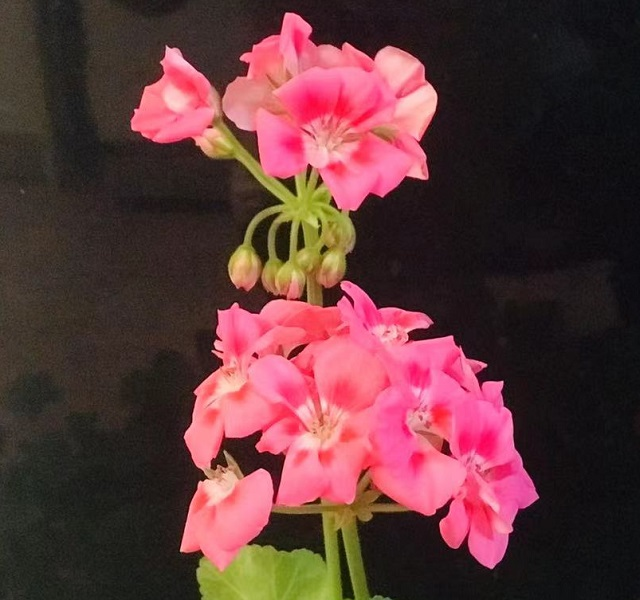
#> input picture res/flower001.jpg, 640 x 600 px
$ python Canny.py
#> lines starting #> are read from the running program, lines starting #| are printed output that depends on the picture; after the words box and inside, x2 and y2 are one past the last pixel; in counts of white or black regions, pixels touching at a corner belong together
import cv2

def nothing(x):
    pass

def canny_edge_detection():
    lower, upper = 100, 200
    image = cv2.imread("../res/flower001.jpg")
#> image is the input picture: shape (600, 640, 3); mean B, G, R 58, 55.8, 94.9
    gray = cv2.cvtColor(image, cv2.COLOR_BGR2GRAY)
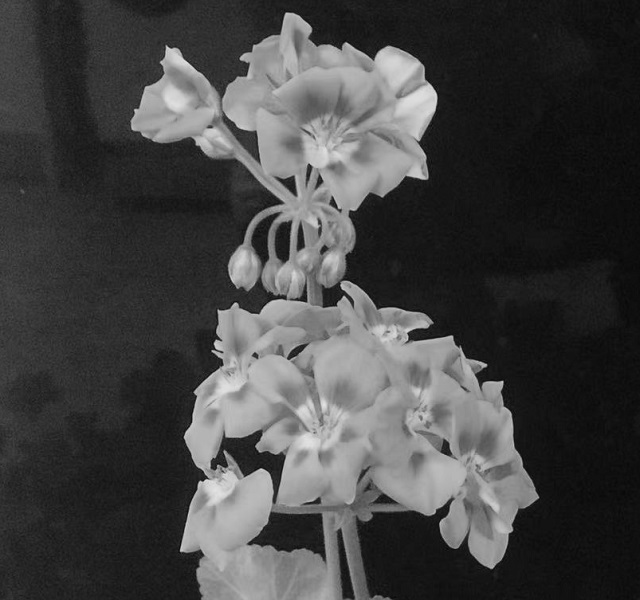
#> gray: shape (600, 640); min 5, max 227, mean 67.8

    cv2.namedWindow("Canny")
    cv2.createTrackbar("Lower", "Canny", lower, 500, nothing)
    cv2.createTrackbar("Upper", "Canny", upper, 500, nothing)

    cv2.imshow("Original", image)
    cv2.imshow("Gray", gray)

    while True:
        lower = cv2.getTrackbarPos("Lower", "Canny")
        upper = cv2.getTrackbarPos("Upper", "Canny")
        canny = cv2.Canny(gray, lower, upper)
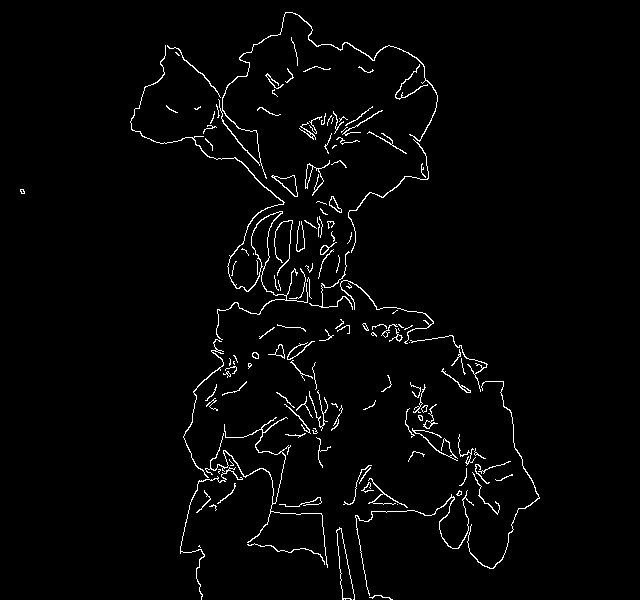
#> canny: shape (600, 640); 2.4% white in thin lines or dots, all inside (x1, y1, x2, y2) = (20, 12, 540, 600)
        cv2.imshow("Canny", canny)

        ch = cv2.waitKey(10)
#> (key Esc is pressed here)
        if (ch & 0xFF) == 27:   # Press 'ESC' to exit
            break
        elif ch == ord('s'):    # Press 's' to save
            filepath = "C:/temp/canny.png"
            cv2.imwrite(filepath, canny)
            print("File saved to " + filepath)
    cv2.destroyAllWindows()

if __name__ == "__main__":
    canny_edge_detection()

$ run again, with res/flower002.jpg copied over res/flower001.jpg
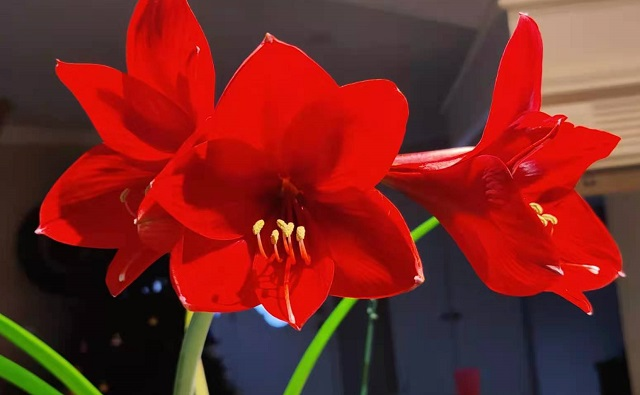
#> input picture res/flower002.jpg, 640 x 395 px
#> in canny_edge_detection, image is the input picture: shape (395, 640, 3); mean B, G, R 34, 38.7, 121.1
#> in canny_edge_detection, `gray = cv2.cvtColor(image, cv2.COLOR_BGR2GRAY)`:
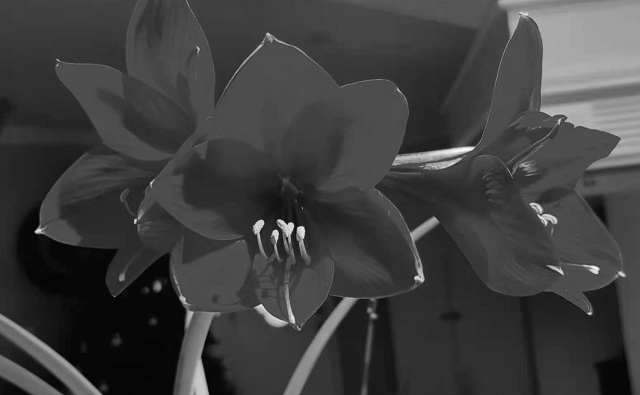
#> gray: shape (395, 640); min 1, max 251, mean 62.8
#> in canny_edge_detection, `canny = cv2.Canny(gray, lower, upper)`:
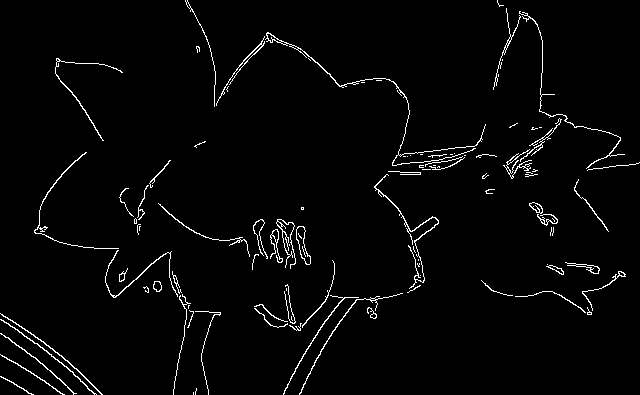
#> canny: shape (395, 640); 2.6% white in thin lines or dots

$ run again, with res/flower003.jpg copied over res/flower001.jpg
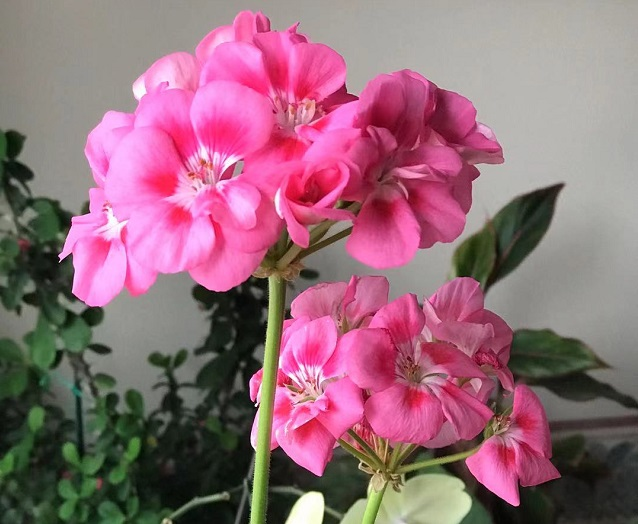
#> input picture res/flower003.jpg, 638 x 524 px
#> in canny_edge_detection, image is the input picture: shape (524, 638, 3); mean B, G, R 121, 107.5, 149.3
#> in canny_edge_detection, `gray = cv2.cvtColor(image, cv2.COLOR_BGR2GRAY)`:
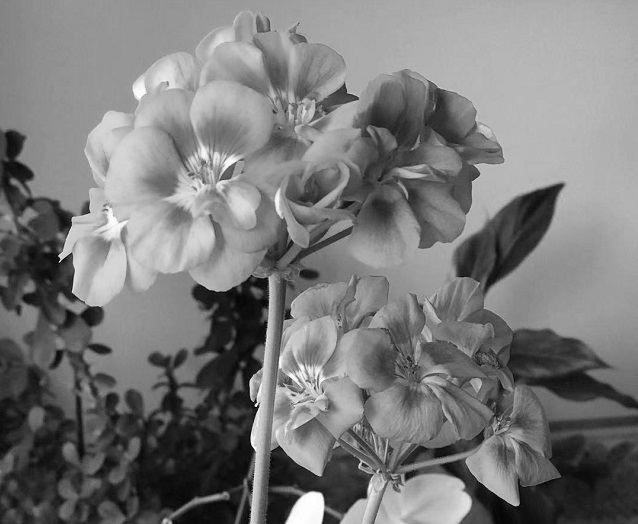
#> gray: shape (524, 638); min 2, max 255, mean 121.6
#> in canny_edge_detection, `canny = cv2.Canny(gray, lower, upper)`:
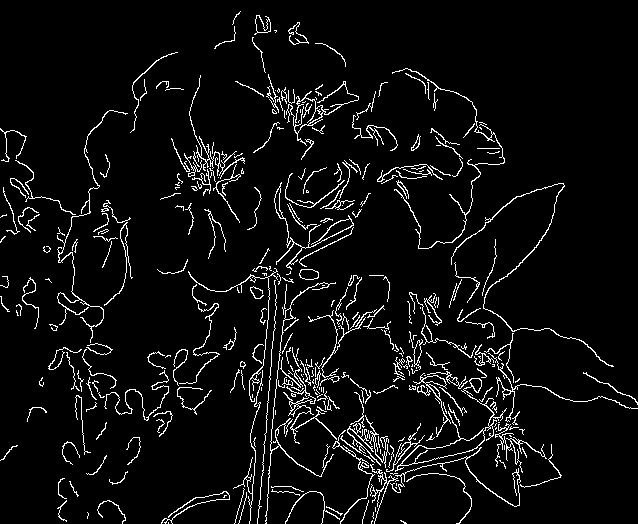
#> canny: shape (524, 638); 5.5% white in thin lines or dots

$ run again, with res/flower004.jpg copied over res/flower001.jpg
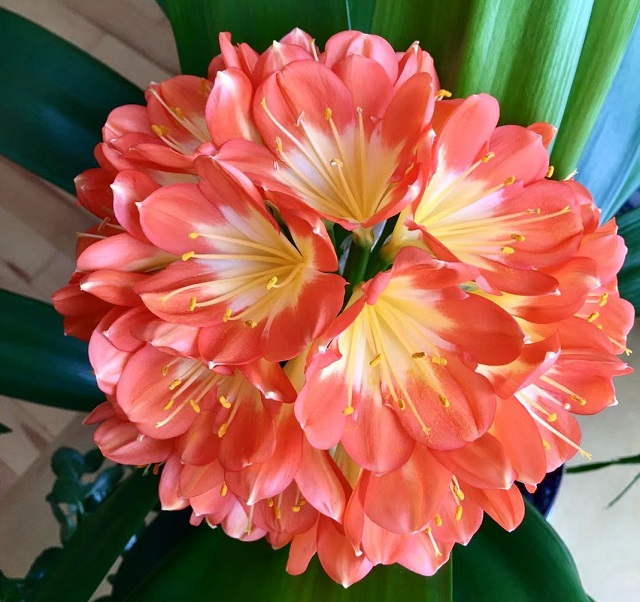
#> input picture res/flower004.jpg, 640 x 602 px
#> in canny_edge_detection, image is the input picture: shape (602, 640, 3); mean B, G, R 82.4, 102.3, 157.4
#> in canny_edge_detection, `gray = cv2.cvtColor(image, cv2.COLOR_BGR2GRAY)`:
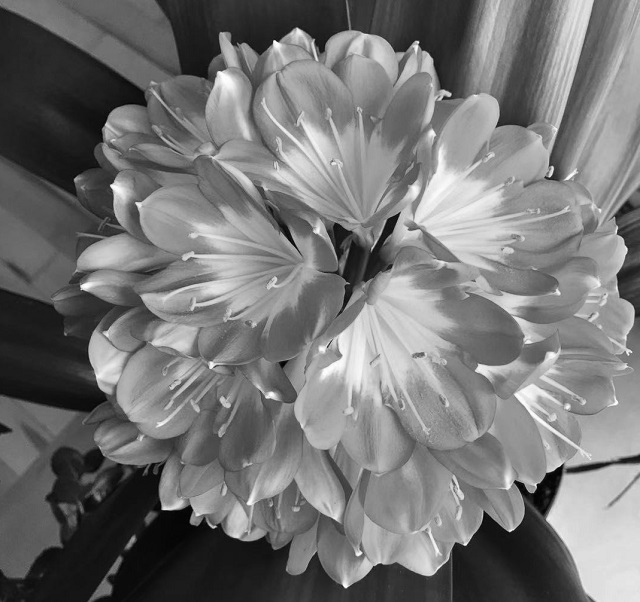
#> gray: shape (602, 640); min 1, max 255, mean 116.5
#> in canny_edge_detection, `canny = cv2.Canny(gray, lower, upper)`:
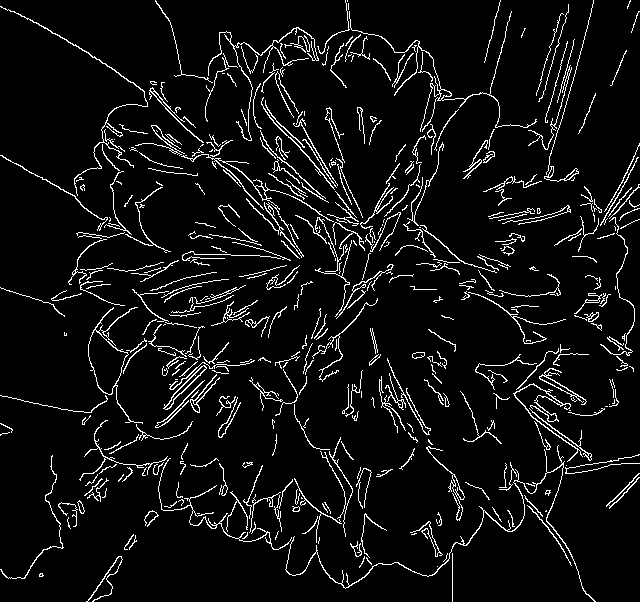
#> canny: shape (602, 640); 6.5% white in thin lines or dots
